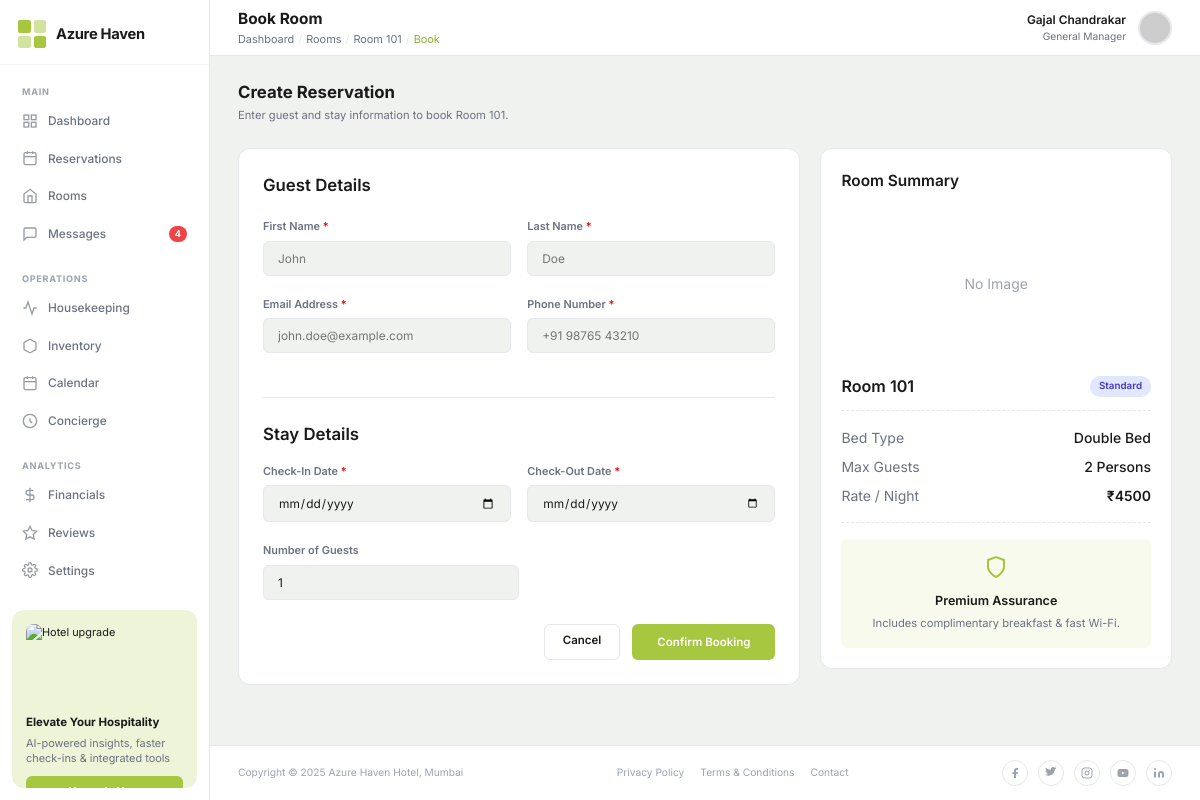
Page /rooms/1/book/ on the committed database.
### hotel/models.py (models this page shows, shortened)
class Room(models.Model):
    ROOM_TYPES = [
        ('Standard', 'Standard'),
        ('Deluxe', 'Deluxe'),
        ('Suite', 'Suite'),
        ('Presidential', 'Presidential'),
    ]
    BED_TYPES = [
        ('Single Bed', 'Single Bed'),
        ('Double Bed', 'Double Bed'),
        ('King Bed', 'King Bed'),
        ('Queen Bed', 'Queen Bed'),
        ('Twin Beds', 'Twin Beds'),
    ]
    room_number = models.CharField(max_length=10, unique=True)
    room_type = models.CharField(max_length=20, choices=ROOM_TYPES, default='Standard')
    price_per_night = models.DecimalField(max_digits=8, decimal_places=2)
    size_sqm = models.PositiveIntegerField(default=30)
    bed_type = models.CharField(max_length=20, choices=BED_TYPES, default='King Bed')
    max_guests = models.PositiveIntegerField(default=2)
    amenities = models.TextField(blank=True, help_text="Comma-separated list of amenities")
    image = models.ImageField(upload_to='rooms/', blank=True, null=True)
    is_available = models.BooleanField(default=True)

### hotel/views.py (the view, shortened to what this page needs)
# urls.py: path('rooms/<int:room_id>/book/', views.book_room, name='book_room'),
def book_room(request, room_id):
    room = get_object_or_404(Room, pk=room_id)
    return render(request, 'hotel/book_room.html', {'room': room})

### hotel/templates/hotel/book_room.html (shortened to what this page needs)
{% extends "hotel/base.html" %}
{% block topnav %}
<header class="topnav">
  <div class="topnav-title-wrap">
    <h1 class="topnav-title">Book Room</h1>
    <div class="topnav-breadcrumb">
      <a href="{% url 'dashboard' %}">Dashboard</a>
      <span class="topnav-breadcrumb-sep">/</span>
      <a href="{% url 'rooms_list' %}">Rooms</a>
      <span class="topnav-breadcrumb-sep">/</span>
      <a href="{% url 'room_detail' room.pk %}">Room {{ room.room_number }}</a>
      <span class="topnav-breadcrumb-sep">/</span>
      <span style="color:var(--accent-hover);">Book</span>
    </div>
  </div>
  <div class="topnav-user">
    <div class="topnav-user-info">
      <div class="topnav-user-name">Gajal Chandrakar</div>
      <div class="topnav-user-role">General Manager</div>
    </div>
    <img class="topnav-avatar" src="https://ui-avatars.com/api/?name=Gajal+Chandrakar&background=a8c740&color=fff" alt="Admin" />
  </div>
</header>
{% endblock %}
{% block content %}
<div class="page-header">
  <div>
    <h2 class="page-heading">Create Reservation</h2>
    <p class="page-subheading">Enter guest and stay information to book Room {{ room.room_number }}.</p>
  </div>
</div>
<div class="room-detail-layout" style="align-items: flex-start;">
  <div class="room-detail-left">
    <div class="card" style="padding: 24px;">
      <h3 style="margin-bottom:20px; font-size:1.2rem; font-weight:600;">Guest Details</h3>
      <form method="POST" action="{% url 'book_room' room.pk %}" id="booking-form">
        <div class="form-row">
          <div class="form-group">
            <label class="form-label" for="first_name">First Name <span style="color:red;">*</span></label>
            <input class="form-input" type="text" name="first_name" id="first_name" required placeholder="John" />
          </div>
          <div class="form-group">
            <label class="form-label" for="last_name">Last Name <span style="color:red;">*</span></label>
            <input class="form-input" type="text" name="last_name" id="last_name" required placeholder="Doe" />
          </div>
        </div>
        <div class="form-row">
          <div class="form-group">
            <label class="form-label" for="email">Email Address <span style="color:red;">*</span></label>
            <input class="form-input" type="email" name="email" id="email" required placeholder="john.doe@example.com" />
          </div>
          <div class="form-group">
            <label class="form-label" for="phone">Phone Number <span style="color:red;">*</span></label>
            <input class="form-input" type="tel" name="phone" id="phone" required placeholder="+91 98765 43210" />
          </div>
        </div>
        <h3 style="margin:24px 0 16px 0; font-size:1.2rem; font-weight:600; border-top:1px solid var(--border); padding-top:24px;">Stay Details</h3>
        <div class="form-row">
          <div class="form-group">
            <label class="form-label" for="check_in">Check-In Date <span style="color:red;">*</span></label>
            <input class="form-input" type="date" name="check_in" id="check_in" required />
          </div>
          <div class="form-group">
            <label class="form-label" for="check_out">Check-Out Date <span style="color:red;">*</span></label>
            <input class="form-input" type="date" name="check_out" id="check_out" required />
          </div>
        </div>
        <div class="form-group" style="max-width: 50%;">
          <label class="form-label" for="num_guests">Number of Guests</label>
          <input class="form-input" type="number" name="num_guests" id="num_guests" min="1" max="{{ room.max_guests }}" value="1" />
        </div>
        <div style="display:flex; justify-content:flex-end; margin-top:24px;">
          <a href="{% url 'room_detail' room.pk %}" class="btn btn-outline" style="margin-right:12px;">Cancel</a>
          <button type="submit" class="btn btn-primary" style="padding:10px 24px; font-weight:600;">Confirm Booking</button>
        </div>
      </form>
    </div>
  </div>
  <div class="room-detail-right">
    <div class="card" style="padding: 20px;">
      <h3 style="margin-bottom:16px; font-size:1.1rem; font-weight:600;">Room Summary</h3>
      {% if room.image %}
        <img src="{{ room.image.url }}" alt="Room Image" style="width:100%; border-radius:8px; margin-bottom:16px;" />
      {% else %}
        <div style="width:100%; height:150px; border-radius:8px; margin-bottom:16px; background-color:var(--bg-elevated); display:flex; align-items:center; justify-content:center; color:var(--text-muted);">
          No Image
        </div>
      {% endif %}
      <div style="display:flex; align-items:center; justify-content:space-between; margin-bottom:12px;">
        <span style="font-weight:600; font-size:1.15rem;">Room {{ room.room_number }}</span>
        <span class="room-type-tag {{ room.room_type|lower }}">{{ room.room_type }}</span>
      </div>
      <div style="border-top:1px dashed var(--border); border-bottom:1px dashed var(--border); padding:16px 0; margin-bottom:16px;">
        <div style="display:flex; justify-content:space-between; margin-bottom:8px;">
          <span style="color:var(--text-secondary);">Bed Type</span>
          <span style="font-weight:500;">{{ room.bed_type }}</span>
        </div>
        <div style="display:flex; justify-content:space-between; margin-bottom:8px;">
          <span style="color:var(--text-secondary);">Max Guests</span>
          <span style="font-weight:500;">{{ room.max_guests }} Persons</span>
        </div>
        <div style="display:flex; justify-content:space-between;">
          <span style="color:var(--text-secondary);">Rate / Night</span>
          <span style="font-weight:600; color:var(--text-main);">₹{{ room.price_per_night|floatformat:0 }}</span>
        </div>
      </div>
      <div style="border-radius:6px; background:rgba(182,207,84,0.1); padding:16px; text-align:center;">
        <svg style="color:var(--accent); margin-bottom:8px;" width="24" height="24" viewBox="0 0 24 24" fill="none" stroke="currentColor" stroke-width="2"><path d="M12 22s8-4 8-10V5l-8-3-8 3v7c0 6 8 10 8 10z"/></svg>
        <div style="font-weight:600; font-size:.9rem; color:var(--text-main);">Premium Assurance</div>
        <div style="font-size:.8rem; color:var(--text-secondary); margin-top:4px;">Includes complimentary breakfast & fast Wi-Fi.</div>
      </div>
    </div>
  </div>
</div>
{% endblock %}

### static/css/main.css (style rules this page uses)
:root { --bg: #f0f2f0; --sidebar-bg: #ffffff; --card-bg: #ffffff; --accent: #a8c740; --accent-hover: #8fac2e; --accent-light: #eef4d8; --text-primary: #1a1a1a; --text-secondary: #6b7280; --text-muted: #9ca3af; --border: #e5e7eb; --border-light: #f3f4f6; --shadow-sm: 0 1px 3px rgba(0,0,0,.06), 0 1px 2px rgba(0,0,0,.04); --shadow: 0 4px 16px rgba(0,0,0,.08); --shadow-lg: 0 8px 32px rgba(0,0,0,.12); --radius: 12px; --radius-sm: 8px; --radius-xs: 6px; --sidebar-w: 210px; --nav-h: 56px; --confirmed: #22c55e; --pending: #f59e0b; --cancelled: #ef4444; --checkedin: #3b82f6; }
*, *::before, *::after { box-sizing: border-box; margin: 0; padding: 0; }
html { font-size: 14px; }
body { font-family: 'Inter', system-ui, sans-serif; background: var(--bg); color: var(--text-primary); line-height: 1.5; min-height: 100vh; }
a { text-decoration: none; color: inherit; }
img { max-width: 100%; display: block; }
button { cursor: pointer; border: none; background: none; font-family: inherit; }
.topnav { height: var(--nav-h); background: var(--card-bg); border-bottom: 1px solid var(--border); display: flex; align-items: center; padding: 0 28px; gap: 16px; position: sticky; top: 0; z-index: 90; }
.topnav-title { font-size: 1.1rem; font-weight: 700; flex: 1; }
.topnav-breadcrumb { font-size: .78rem; color: var(--text-secondary); display: flex; align-items: center; gap: 4px; flex: 1; margin-top: 1px; }
.topnav-breadcrumb a { color: var(--text-secondary); }
.topnav-breadcrumb-sep { color: var(--border); }
.topnav-title-wrap { flex: 1; }
.topnav-user { display: flex; align-items: center; gap: 12px; }
.topnav-user-info { text-align: right; }
.topnav-user-name { font-weight: 600; font-size: .85rem; }
.topnav-user-role { font-size: .73rem; color: var(--text-secondary); }
.topnav-avatar { width: 34px; height: 34px; border-radius: 50%; object-fit: cover; background: var(--border-light); border: 2px solid var(--border); }
.card { background: var(--card-bg); border-radius: var(--radius); border: 1px solid var(--border); overflow: hidden; }
.btn { padding: 7px 18px; border-radius: var(--radius-xs); font-size: .82rem; font-weight: 600; transition: all .15s; }
.btn-outline { border: 1.5px solid var(--border); color: var(--text-primary); background: transparent; }
.btn-primary { background: var(--accent); color: #fff; border: 1.5px solid transparent; }
.room-type-tag { display: inline-block; font-size: .7rem; font-weight: 600; padding: 3px 9px; border-radius: 10px; }
.room-type-tag.standard { background: #e0e7ff; color: #4338ca; }
.room-detail-layout { display: grid; grid-template-columns: 1.6fr 1fr; gap: 20px; }
.form-group { margin-bottom: 20px; }
.form-label { display: block; font-size: .78rem; font-weight: 600; color: var(--text-secondary); margin-bottom: 6px; }
.form-input { width: 100%; padding: 9px 14px; border: 1px solid var(--border); border-radius: var(--radius-xs); font-family: inherit; font-size: .85rem; color: var(--text-primary); background: var(--bg); outline: none; transition: border-color .15s; }
.form-row { display: grid; grid-template-columns: 1fr 1fr; gap: 16px; }
.page-header { display: flex; align-items: center; justify-content: space-between; margin-bottom: 24px; }
.page-heading { font-size: 1.2rem; font-weight: 700; }
.page-subheading { font-size: .8rem; color: var(--text-secondary); margin-top: 2px; }

### rows in the picture
Room: room_number "101", room_type "Standard", bed_type "Double Bed", max_guests "2", price_per_night "4500"
